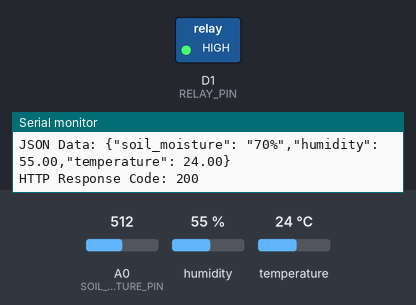
Recording of a sketch running on a simulated ESP8266 (NodeMCU). On the bench: switched loads named in the sketch (green lamp = pin HIGH), the last lines printed to the serial monitor. Inputs (shaded band) come from the test bench; at power-on: A0 (SOIL_MOISTURE_PIN) = 512, humidity 55 %, temperature 24 °C. WiFi joins after 1.5 s; servers stay silent unless stated; uploads are accepted with an empty reply.

Above: at 3.2 s.
3.3 s: A0 (SOIL_MOISTURE_PIN) set to 712
9.1 s: A0 (SOIL_MOISTURE_PIN) set to 738
At 12.9 s:
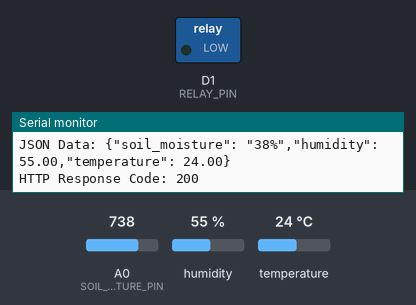
19.2 s: A0 (SOIL_MOISTURE_PIN) set to 716
At 24.3 s:
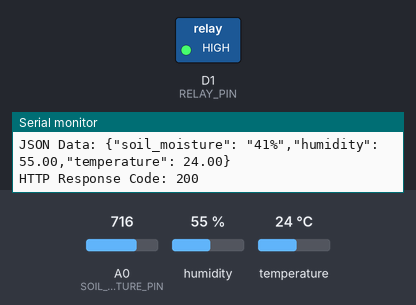
25.0 s: A0 (SOIL_MOISTURE_PIN) set to 900
At 29.4 s:
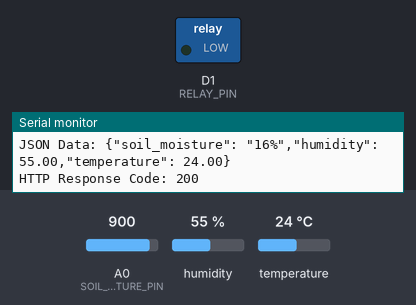
Timing chart, 0 to 30.9 s (numbered marks = the images above; inputs shaded):
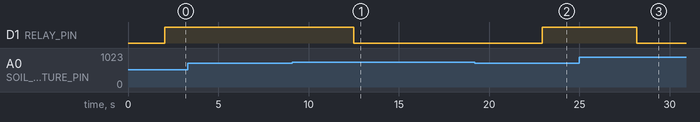

The sketch:

test_code.ino
```cpp
#include <ESP8266WiFi.h>
#include <ESP8266HTTPClient.h>
#include <DHT.h>

// Pin Definitions
#define DHTPIN D2
#define DHTTYPE DHT11
DHT dht(DHTPIN, DHTTYPE);

#define SOIL_MOISTURE_PIN A0
#define RELAY_PIN D1

// WiFi Credentials
const char* ssid = "NEMz"; // Your WiFi SSID
const char* password = "password"; // Your WiFi Password
const char* serverName = "http://192.168.126.89:8000/board1_data"; // Replace with Flask server IP

// Calibration values for soil moisture sensor
#define SOIL_MOISTURE_DRY 1023  // Replace with value for completely dry soil
#define SOIL_MOISTURE_WET 300   // Replace with value for fully wet soil

void setup() {
  Serial.begin(115200);
  pinMode(RELAY_PIN, OUTPUT);
  digitalWrite(RELAY_PIN, LOW); // Ensure the pump is off at the start

  WiFi.begin(ssid, password);
  while (WiFi.status() != WL_CONNECTED) {
    delay(1000);
    Serial.println("Connecting to WiFi...");
  }
  Serial.println("Connected to WiFi");
  dht.begin();
}

void loop() {
  int soilMoistureRaw = analogRead(SOIL_MOISTURE_PIN);

  // Convert raw soil moisture value to percentage
  int soilMoisturePercent = map(soilMoistureRaw, SOIL_MOISTURE_DRY, SOIL_MOISTURE_WET, 0, 100);
  soilMoisturePercent = constrain(soilMoisturePercent, 0, 100); // Ensure the value stays between 0 and 100

  float humidity = dht.readHumidity();
  float temperature = dht.readTemperature();

  // Debugging logs
  Serial.print("Soil Moisture (%): ");
  Serial.println(soilMoisturePercent);
  Serial.print("Humidity: ");
  Serial.println(humidity);
  Serial.print("Temperature: ");
  Serial.println(temperature);

  // Control the relay based on soil moisture percentage
  if (soilMoisturePercent < 40) { // Threshold for turning on the pump
    digitalWrite(RELAY_PIN, LOW);
    Serial.println("Water pump ON");
  } else {
    digitalWrite(RELAY_PIN, HIGH);
    Serial.println("Water pump OFF");
  }

  // Send data to the server
  if (WiFi.status() == WL_CONNECTED) {
    WiFiClient client;
    HTTPClient http;

    http.begin(client, serverName);
    http.addHeader("Content-Type", "application/json");

    // Prepare JSON data
    String jsonData = "{\"soil_moisture\": \"" + String(soilMoisturePercent) + "%\",";
    jsonData += "\"humidity\": " + String(humidity) + ",";
    jsonData += "\"temperature\": " + String(temperature) + "}";
    Serial.print("JSON Data: ");
    Serial.println(jsonData);

    int httpResponseCode = http.POST(jsonData);
    if (httpResponseCode > 0) {
      Serial.print("HTTP Response Code: ");
      Serial.println(httpResponseCode);
    } else {
      Serial.print("Error sending data: ");
      Serial.println(httpResponseCode);
    }

    http.end();
  } else {
    Serial.println("WiFi not connected");
  }

  delay(5000); // Send data every 5 seconds
}
```

Measured:
- the behaviour switches between 730 and 731 on A0 (SOIL_MOISTURE_PIN) (found by bisection; images 0 and 1)
- after the input at 9.1 s, D1 (RELAY_PIN): HIGH → LOW after 3.4 s
- after the input at 19.2 s, D1 (RELAY_PIN): LOW → HIGH after 3.8 s
- after the input at 25.0 s, D1 (RELAY_PIN): HIGH → LOW after 3.2 s
